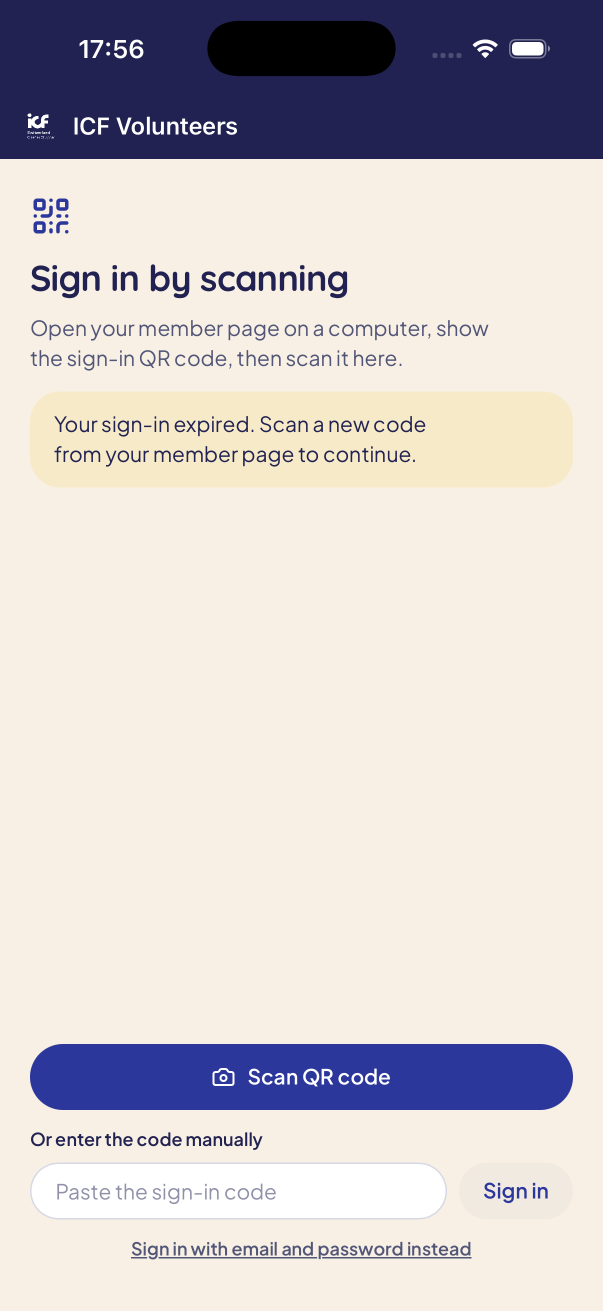
#> input picture design/screenshots/01-signin.png, 1206 x 2622 px, found by its file name (shown at 1/2 size)
$ python make_appstore_shots.py
#> lines starting #> are read from the running program, lines starting #| are printed output that depends on the picture
#!/usr/bin/env python3
"""Generate App Store marketing screenshots (1320x2868, 6.9") for ICF Volunteers.

Strategy: 1 retouched real-UI screen (expired banner painted over with the
page's cream bg) + 4 branded feature-callout screens (official white logo on
Deep Blue, headline + feature lines). All 1320x2868.
"""
from PIL import Image, ImageDraw, ImageFont
import os

SRC = "/Users/hartmuth/Documents/Hermes/icf-volunteer-ios/design/screenshots"
LOGO = "/Users/hartmuth/Documents/Hermes/icf-volunteer-ios/ICFVolunteers/Assets.xcassets/LaunchLogo.imageset/LaunchLogo.png"
OUT = SRC
W, H = 1320, 2868
DEEP = (33, 34, 81)        # #212251
CREAM = (248, 240, 228)    # page cream
WHITE = (255, 255, 255)

os.makedirs(OUT, exist_ok=True)

def font(size, bold=False):
    for p in [f"/System/Library/Fonts/SFNS{'-Bold' if bold else ''}.ttf",
              "/System/Library/Fonts/Helvetica.ttc"]:
        if os.path.exists(p):
            try: return ImageFont.truetype(p, size)
            except Exception: pass
    return ImageFont.load_default()

def center_text(d, y, text, f, fill, tracking=0):
    bbox = d.textbbox((0, 0), text, font=f)
    x = (W - (bbox[2]-bbox[0])) // 2
    d.text((x, y), text, font=f, fill=fill)
    return y + (bbox[3]-bbox[1]) + 20

# ---- 1. Real UI (sign-in), banner retouched, upscaled ----
im = Image.open(f"{SRC}/01-signin.png").convert("RGB")
# retouch: paint cream over the yellow alert banner region (~y 380-500 @1206px wide)
d = ImageDraw.Draw(im)
d.rectangle([0, 360, im.width, 520], fill=CREAM)
im = im.resize((W, H), Image.LANCZOS)
#> im: PIL image 1320x2868 RGB
d = ImageDraw.Draw(im)
f_head = font(84, bold=True)
center_text(d, 110, "Mit QR-Code anmelden", f_head, DEEP)
im.save(f"{OUT}/app-store-1-anmelden.png")
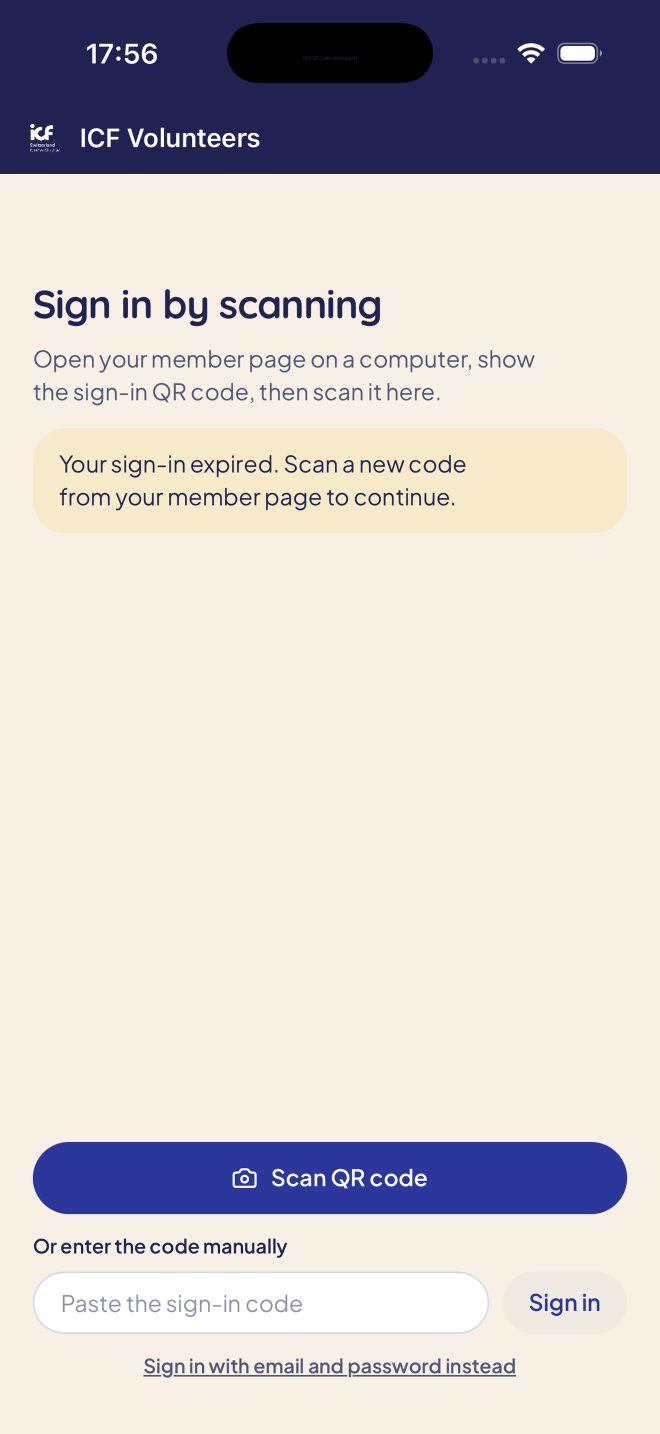
#> saved as app-store-1-anmelden.png: PIL image 1320x2868 RGB (shown at 1/2 size); mean R, G, B 210.2, 204.3, 203.5

# ---- feature screens ----
#> (the run stopped early here; a loop or call above may not have finished)
